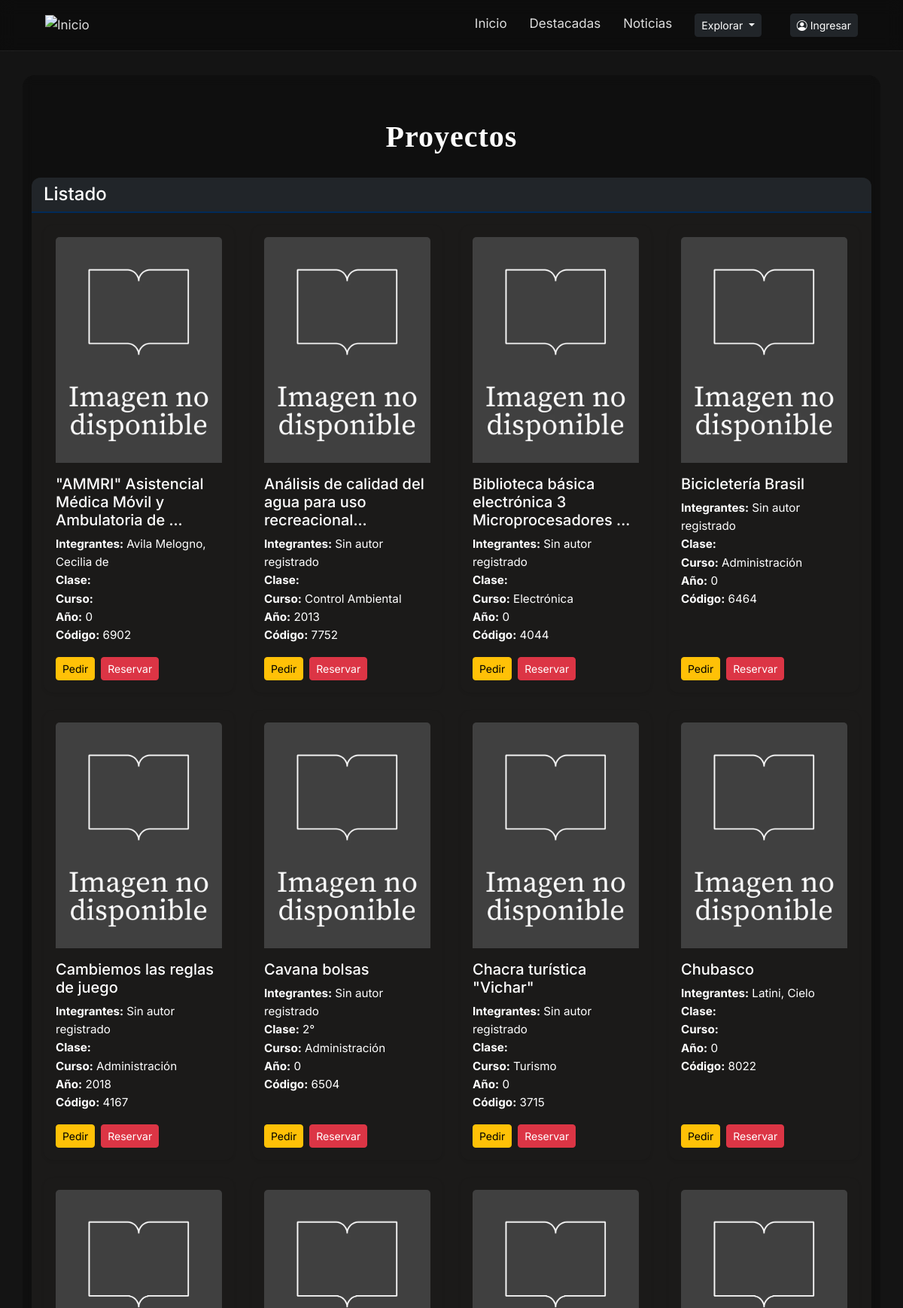
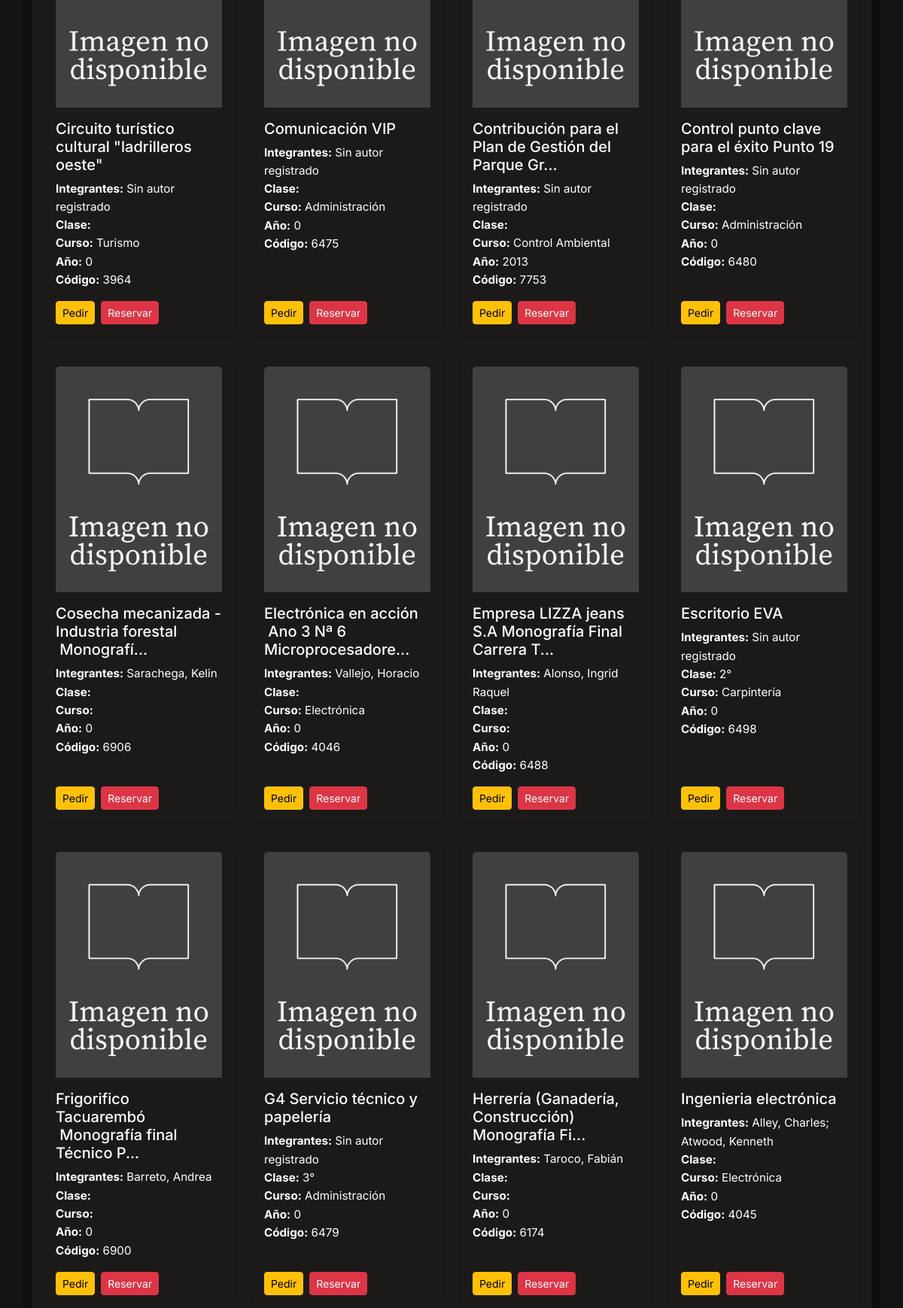
The page /index.php?accion=listarProyectosP (upper part) on the database as committed earlier (2 pictures, top to bottom).
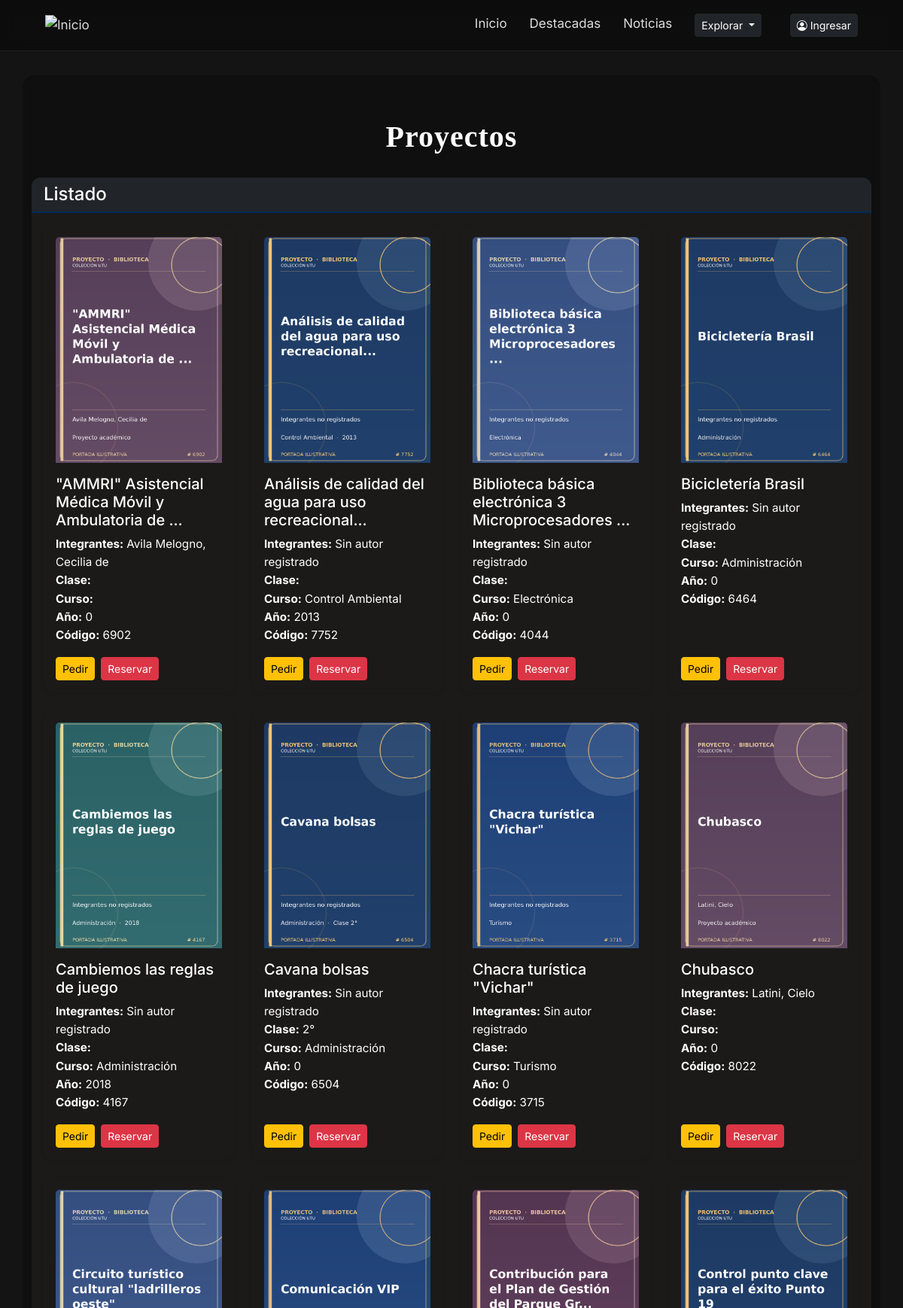
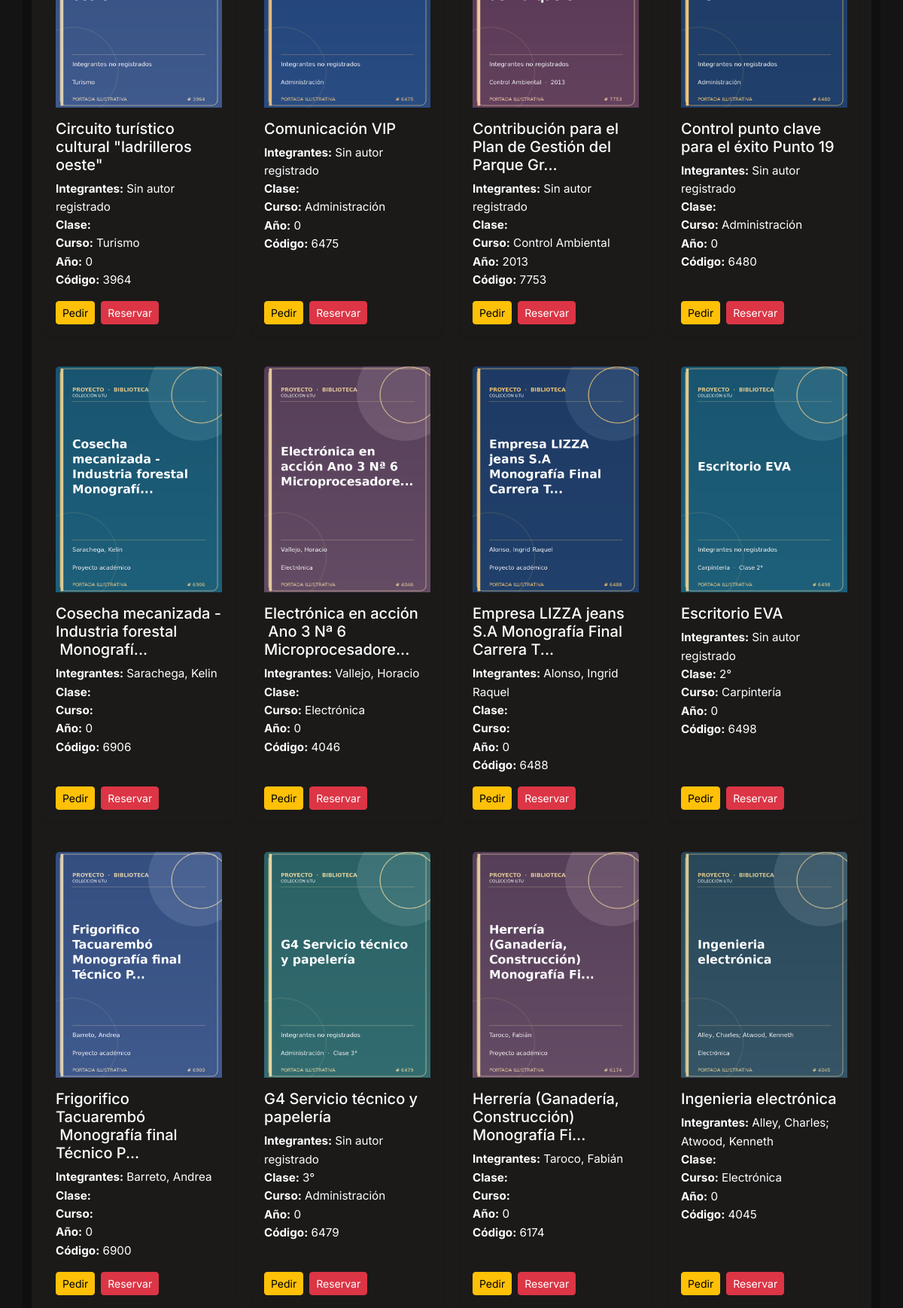
The same page on the database as committed later (2 pictures, top to bottom).
### tables this page shows
CREATE TABLE `proyectos` (
  `id` int(11) NOT NULL,
  `stock` int(10) UNSIGNED NOT NULL DEFAULT 1,
  `nombre` varchar(500) NOT NULL,
  `integrantes` varchar(255) DEFAULT NULL,
  `anio` int(11) NOT NULL DEFAULT 0,
  `cantidad_paginas` int(11) NOT NULL DEFAULT 0,
  `disponible` tinyint(1) NOT NULL DEFAULT 1,
  `portada` varchar(500) DEFAULT NULL,
  `numero_inventario` int(11) DEFAULT NULL,
  `fecha_ingreso` date DEFAULT NULL,
  `observaciones` text DEFAULT NULL,
  `categoria_inventario` varchar(100) DEFAULT NULL,
  `curso` varchar(50) DEFAULT NULL,
  `clase` varchar(50) DEFAULT NULL
);

### controllers/ProyectoController.php (called while the page is built, shortened)
<?php
function listarProyectosP() {
    global $pdo;
    $paginaActual = isset($_GET['pagina']) ? (int) $_GET['pagina'] : 1;
    $porPagina = 20;
    $proyectos = Proyecto::listarPaginado($pdo, $paginaActual, $porPagina);
    require __DIR__ . '/../views/proyectos/catalogoproyecto.php';
}

### models/proyecto.php (called while the page is built, shortened)
<?php
class Proyecto {
    private ?int   $id;
    private string $nombre;
    private string $integrantes;
    private int    $anio;
    private string $clase;
    private string $curso;
    private ?string $portada;
    public function __construct(string $nombre, string $integrantes,
                                int $anio, string $clase,
                                ?int $id = null, string $curso = '', ?string $portada = null) {
        $this->nombre            = $nombre;
        $this->integrantes             = $integrantes;
        $this->anio     = $anio;
        $this->clase    = $clase;
        $this->id       = $id;
        $this->curso    = $curso;
        $this->portada  = $portada;
    }
    public function getId() {
        return $this->id;
    }
    public function getNombre() {
        return $this->nombre;
    }
    public function getIntegrantes() {
        return $this->integrantes;
    }
    public function getAnio() {
        return $this->anio;
    }
    public function getClase() {
        return $this->clase;
    }
    public function getCurso() {
        return $this->curso;
    }
    public function getPortada() {
        return $this->portada;
    }
    public function getRutaPortada(): string {
        if (strpos($this->portada, 'uploads/proyectos/') === 0 ||
            strpos($this->portada, 'uploads/portadas/') === 0) {
            return $this->portada;
        }
        return 'uploads/portadas/' . $this->portada;
    }
    private static function desdeFila(array $f): Proyecto {
        return new Proyecto(
            $f['nombre'],
            (string) ($f['integrantes'] ?? ''),
            (int) $f['anio'],
            (string) ($f['clase'] ?? ''),
            (int) $f['id'],
            (string) ($f['curso'] ?? ''),
            $f['portada']
        );
    }
    public static function listarPaginado(PDO $pdo, int $paginaActual, int $porPagina): array {
        $inicio = ($paginaActual - 1) * $porPagina;
        $stmt = $pdo->prepare(
            "SELECT * FROM proyectos ORDER BY nombre LIMIT :inicio, :cantidad"
        );
        $stmt->bindValue(':inicio', $inicio, PDO::PARAM_INT);
        $stmt->bindValue(':cantidad', $porPagina, PDO::PARAM_INT);
        $stmt->execute();
        $filas = $stmt->fetchAll(PDO::FETCH_ASSOC);
        $proyectos = [];
        foreach ($filas as $f) {
            $proyectos[] = self::desdeFila($f);
        }
        return $proyectos;
    }
}

### views/proyectos/catalogoproyecto.php (the view, shortened to what this page needs)
<?php require __DIR__ . '/../../includes/header2.php'; ?>
<h1 class="titulo mt-5"><b>Proyectos</b></h1>
<div class="card">
    <div class="card-header bg-dark text-white">
        <h4 class="mb-0">Listado</h4>
    </div>
    <div class="card-body">
        <div class="row row-cols-1 row-cols-md-2 row-cols-lg-4 g-4">
            <?php foreach ($proyectos as $proyecto): ?>
                <div class="col">
                    <div class="card h-100 shadow-sm">
                        <div class="card-body d-flex flex-column">
                            <?php if ($proyecto->getPortada()): ?>
                                <img src="<?= htmlspecialchars($proyecto->getRutaPortada(), ENT_QUOTES, 'UTF-8') ?>"
                                     alt="Portada de <?= htmlspecialchars($proyecto->getNombre()) ?>"
                                     class="card-img-top mb-3"
                                     style="max-height: 400px; object-fit: cover;">
                            <?php else: ?>
                                <img src="assets/sin-portada.webp"
                                     alt="Portada por defecto"
                                     class="card-img-top mb-3"
                                     style="max-height: 400px; object-fit: cover;">
                            <?php endif; ?>
                            <h5 class="card-title">
                                <?= htmlspecialchars($proyecto->getNombre()) ?>
                            </h5>
                            <p class="card-text">
                                <b>Integrantes:</b> <?= htmlspecialchars($proyecto->getIntegrantes()) ?><br>
                                <b>Clase:</b> <?= htmlspecialchars($proyecto->getClase(), ENT_QUOTES, 'UTF-8') ?><br>
                                <b>Curso:</b> <?= $proyecto->getCurso() ?><br>
                                <b>Año:</b> <?= htmlspecialchars($proyecto->getAnio()) ?><br>
                                <b>Código:</b> <?= htmlspecialchars($proyecto->getId()) ?><br>
                            </p>
                            <div class="mt-auto d-flex gap-2">
                                <a href="#"
                                   class="btn btn-warning btn-sm">
                                    Pedir
                                </a>
                                <a href="#"
                                   class="btn btn-danger btn-sm">
                                    Reservar
                                </a>
                            </div>
                        </div>
                    </div>
                </div>
            <?php endforeach; ?>
        </div>
    </div>
</div>
<?php require __DIR__ . '/../../includes/footer.php'; ?>

### index.php (shortened to what this page needs)
<?php
require_once __DIR__ . '/config/conexion.php';
require_once __DIR__ . '/models/proyecto.php';
require_once __DIR__ . '/controllers/ProyectoController.php';
$accion = $_REQUEST['accion'] ?? 'inicio';
switch ($accion) {
    case 'listarProyectosP':
        listarProyectosP();
        break;
}
?>

### includes/header2.php (shortened to what this page needs)
<!DOCTYPE html>
<html lang="es">
<head>
    <link rel="stylesheet" href="https://cdnjs.cloudflare.com/ajax/libs/font-awesome/6.4.0/css/all.min.css">
    <link href="https://cdn.jsdelivr.net/npm/bootstrap@5.3.3/dist/css/bootstrap.min.css" rel="stylesheet">
    <link rel="stylesheet" href="css/style.css">
    <link href="https://cdn.jsdelivr.net/npm/bootstrap-icons@1.11.3/font/bootstrap-icons.min.css" rel="stylesheet">
</head>
<body>
<nav>
    <a href="inicioo.php">
        <img src="img/logo.png"
             alt="Inicio" style="width: 270px; height: auto;">
    </a>
             <ul>
                <li><a href="inicioo.php">Inicio</a></li>
                <li><a href="inicioo.php#destacados">Destacadas</a></li>
                <li><a href="inicioo.php#noticias">Noticias</a></li>
                <li class="dropdown">
                    <button class="btn btn-sm btn-dark dropdown-toggle" type="button" id="menuExplorar" data-bs-toggle="dropdown" aria-expanded="false">
                        Explorar
                    </button>
                </li>
                <li>
                    <a class="btn btn-sm btn-dark ms-lg-2" href="index.php?accion=formLogin">
                        <i class="bi bi-person-circle me-1"></i>Ingresar
                    </a>
                </li>
            </ul>
</nav>
<div class="container" style="
    margin-top: 50px;
    padding-top: 10px;">

### includes/footer.php (shortened to what this page needs)
</div>
</body>
</html>

### css/style.css (style rules this page uses)
:root { --color-bg: #141414; --color-accent:#012a58; --color-accent-dark:skyblue; --radius-lg: 16px; --radius-md: 12px; --radius-sm: 8px; }
* { box-sizing: border-box; }
body { background-color: var(--color-bg); color: #ffffff; font-family: 'Inter', Arial, Helvetica, sans-serif; margin: 0; line-height: 1.6; background-image: url("../img/vintage.jpg"); background-repeat: no-repeat; background-size: cover; background-position: center; background-attachment: fixed; padding-top: 50px; }
.titulo { text-align: center; margin-top: 20px; margin-bottom: 30px; font-family: 'fantasy', serif; font-weight: 800; letter-spacing: 1px; }
.container { color: white; backdrop-filter: blur(7px); background: rgba(0, 0, 0, 0.25); border-radius: var(--radius-lg);; height: 100%; width: 100%; padding-bottom: 15px; }
nav { position: fixed; width: 100%; top: 0; left: 0; padding: 18px 5%; display: flex; justify-content: space-between; align-items: center; z-index: 1000; backdrop-filter: blur(10px); background: rgba(0, 0, 0, 0.35); border-bottom: 1px solid rgba(255, 255, 255, 0.08); }
nav ul { display: flex; list-style: none; gap: 30px; margin: 0; padding: 0; }
nav a { color: #ddd; text-decoration: none; font-size: 17px; transition: color 0.2s ease; }
.card { border: none; border-radius: var(--radius-md); overflow: hidden; transition: transform 0.15s ease, box-shadow 0.15s ease; font-size: 0.95rem; background-color: #1b1a19; }
.h-100 { height: 100% !important; background-color: #1b1a19 !important; }
.card-header.bg-dark { border-bottom: 2px solid var(--color-accent); }
.card-text { color: white }
.card-title { color: White }
.card-img-top { Height: 300px; width: 100%; object-fit: cover; }

Rows that differ between the two databases and show on the page:
changed proyectos "Avila Melogno, Cecilia de": portada: picture added
changed proyectos "Análisis de calidad del agua para uso recreacional...": portada: picture added
changed proyectos "Biblioteca básica electrónica 3 Microprocesadores ...": portada: picture added
changed proyectos "Bicicletería Brasil": portada: picture added
changed proyectos "Cambiemos las reglas de juego": portada: picture added
changed proyectos "Cavana bolsas": portada: picture added
changed proyectos "Chacra turística \"Vichar\"": portada: picture added
changed proyectos "Chubasco": portada: picture added
changed proyectos "Circuito turístico cultural \"ladrilleros oeste\"": portada: picture added
changed proyectos "Comunicación VIP": portada: picture added
changed proyectos "Contribución para el Plan de Gestión del Parque Gr...": portada: picture added
changed proyectos "Control punto clave para el éxito Punto 19": portada: picture added
changed proyectos "Sarachega, Kelin": portada: picture added
changed proyectos "Vallejo, Horacio": portada: picture added
changed proyectos "Alonso, Ingrid Raquel": portada: picture added
changed proyectos "Escritorio EVA": portada: picture added
changed proyectos "Barreto, Andrea": portada: picture added
changed proyectos "G4 Servicio técnico y papelería": portada: picture added
changed proyectos "Taroco, Fabián": portada: picture added
changed proyectos "Ingenieria electrónica": portada: picture added
